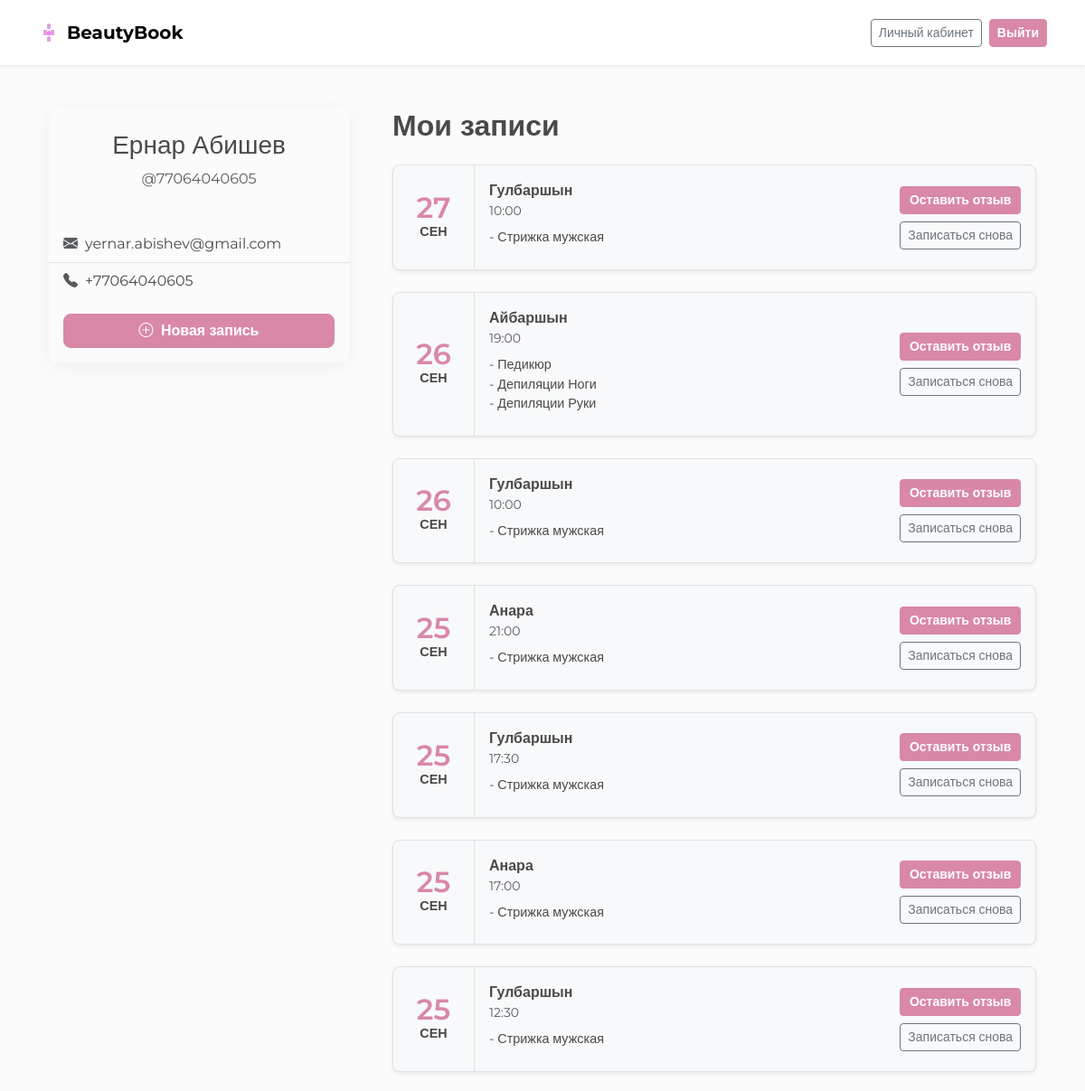
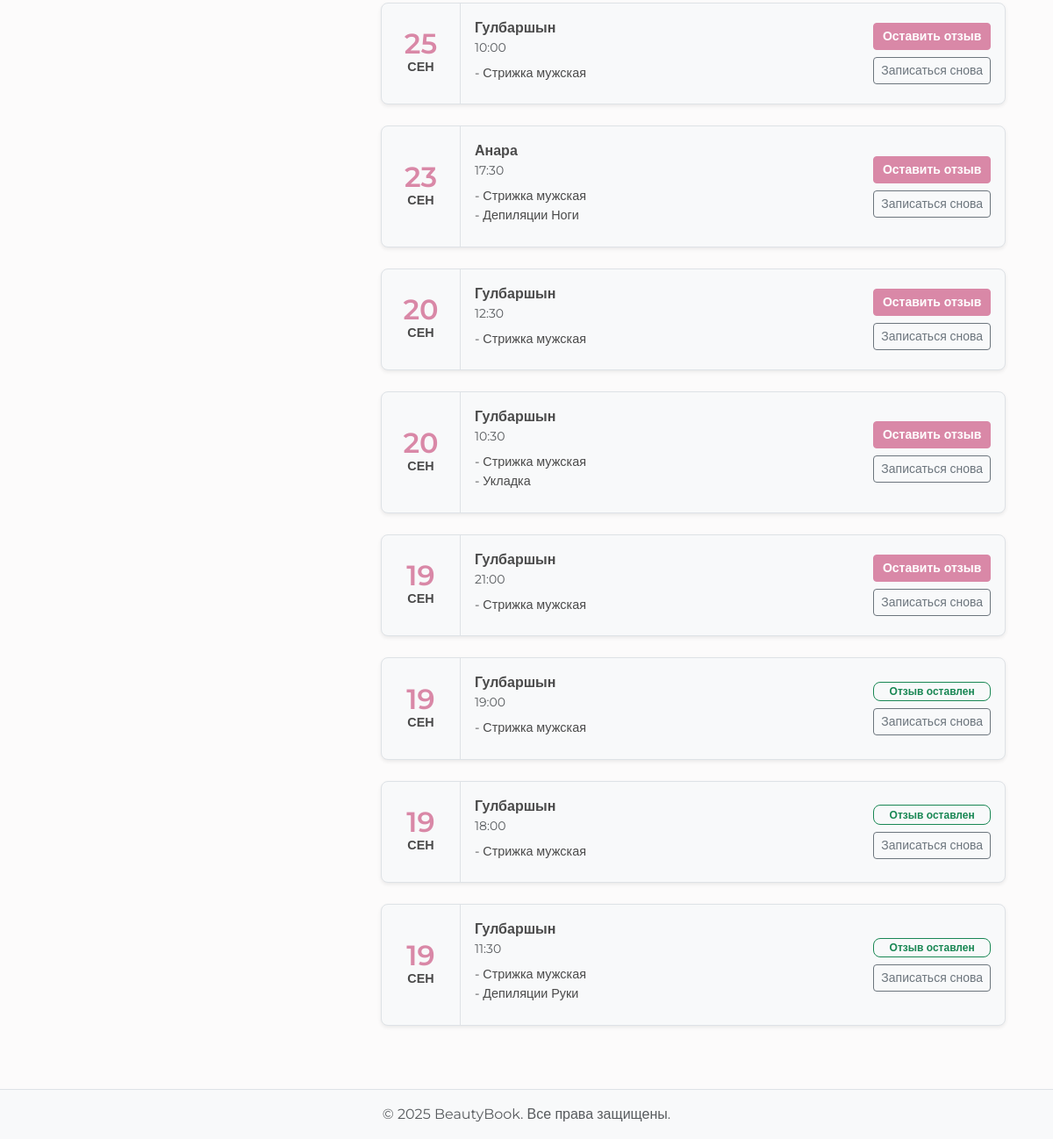
/accounts/profile/ (signed in), run on the app's committed database (2 pictures, top to bottom).
### users/models.py (models this page shows, shortened)
class CustomUser(AbstractUser):
    phone_number = models.CharField("Телефон", max_length=20, blank=True, null=True)

class MasterProfile(models.Model):
    user = models.OneToOneField(CustomUser, on_delete=models.CASCADE, limit_choices_to={'is_staff': True})
    photo = models.ImageField(upload_to='masters_photos/', null=True, blank=True, default='masters_photos/default.png')
    bio = models.TextField(blank=True, null=True)
    services = models.ManyToManyField('booking.Service', related_name='masters')

### booking/models.py (models this page shows, shortened)
class Appointment(models.Model):
    client = models.ForeignKey(
        settings.AUTH_USER_MODEL,
        on_delete=models.SET_NULL,
        related_name='appointments',
        null=True, blank=True
    )
    anonymous_name = models.CharField(max_length=100, null=True, blank=True)
    anonymous_phone = models.CharField(max_length=20, null=True, blank=True)
    master = models.ForeignKey('users.MasterProfile', on_delete=models.CASCADE, related_name='appointments')
    services = models.ManyToManyField(Service)
    start_time = models.DateTimeField()
    end_time = models.DateTimeField()
    total_price = models.DecimalField(max_digits=10, decimal_places=2)
    total_duration = models.DurationField()

class Service(models.Model):
    name = models.CharField(max_length=100)
    price = models.DecimalField(max_digits=10, decimal_places=2)
    duration = models.DurationField()

### users/views.py (the view)
# urls.py: path('profile/', views.profile_view, name='profile'),
@login_required
def profile_view(request):
    user = request.user
    template_name = 'home.html'
    context = {'now': timezone.now()}
    if hasattr(user, 'masterprofile'):
        template_name = 'profile/master_profile.html'
        context['upcoming_appointments'] = user.masterprofile.appointments.filter(
            start_time__gte=context['now']).order_by('start_time')
    else:
        template_name = 'profile/client_profile.html'
        context['appointments'] = user.appointments.order_by('-start_time')
    return render(request, template_name, context)

### templates/profile/client_profile.html (shortened to what this page needs)
{% extends 'base.html' %}
{% load django_bootstrap5 %}
{% block content %}
<div class="container py-5">
    <div class="row g-4 g-lg-5">
        <div class="col-lg-4">
            <div class="card profile-card">
                <div class="card-body text-center p-4">
                    <h3 class="card-title">{{ user.get_full_name|default:user.username }}</h4>
                    <p class="text-muted">@{{ user.username }}</p>
                </div>
                <ul class="list-group list-group-flush">
                    <li class="list-group-item"><i class="bi bi-envelope-fill me-2 text-muted"></i>{{ user.email }}</li>
                    <li class="list-group-item"><i class="bi bi-telephone-fill me-2 text-muted"></i>{{ user.phone_number|default:"Не указан" }}</li>
                </ul>
                <div class="card-body">
                    <div class="d-grid">
                        <a href="{% url 'booking:service_selection' %}" class="btn btn-primary">
                            <i class="bi bi-plus-circle me-1"></i> Новая запись
                        </a>
                    </div>
                </div>
            </div>
        </div>
        <div class="col-lg-8">
            <h1 class="h2 fw-bold mb-4">Мои записи</h1>
            {% if appointments %}
                {% for app in appointments %}
                <div class="appointment-card">
                    <div class="appointment-date">
                        <span class="day">{{ app.start_time|date:"d" }}</span>
                        <span class="month">{{ app.start_time|date:"M" }}</span>
                    </div>
                    <div class="appointment-details">
                        <div class="appointment-master">{{ app.master.user.get_full_name }}</div>
                        <div class="text-muted small">{{ app.start_time|date:"H:i" }}</div>
                        <div class="appointment-services mt-2">
                            <ul>
                            {% for service in app.services.all %}
                                <li>- {{ service.name }}</li>
                            {% endfor %}
                            </ul>
                        </div>
                    </div>
                    <div class="appointment-actions d-flex flex-column justify-content-center">
                        {% if app.start_time < now %}
                            {% if app.review %}
                                <span class="badge bg-light text-success border border-success mb-2">Отзыв оставлен</span>
                            {% else %}
                                <a href="{% url 'booking:add_review' app.id %}" class="btn btn-primary btn-sm mb-2">Оставить отзыв</a>
                            {% endif %}
                            <a href="{% url 'booking:calendar' app.master.id %}?{% for service in app.services.all %}services={{ service.id }}{% if not forloop.last %}&{% endif %}{% endfor %}" class="btn btn-outline-secondary btn-sm">
                                Записаться снова
                            </a>
                        {% else %}
                            <span class="badge bg-info">Предстоит</span>
                        {% endif %}
                    </div>
                </div>
                {% endfor %}
            {% else %}
                <div class="text-center p-5 border rounded-3">
                    <p class="lead text-muted">У вас еще нет записей.</p>
                </div>
            {% endif %}
        </div>
    </div>
</div>
{% endblock %}

### static/css/custom_theme.css (style rules this page uses)
:root { --bs-primary: #D988A7; --bs-primary-rgb: 217, 136, 167; --bs-secondary: #f0e6e6; --bs-body-bg: #FCFBFB; --bs-body-color: #4a4a4a; --bs-font-sans-serif: 'Montserrat', sans-serif; --bs-border-radius: 0.5rem; --bs-btn-padding-y: 0.6rem; --bs-btn-padding-x: 1.2rem; }
body { font-family: var(--bs-font-sans-serif); }
.btn-primary { background-color: var(--bs-primary); border-color: var(--bs-primary); font-weight: 600; transition: all 0.2s ease-in-out; }
a { color: var(--bs-primary); }
.card { border: none; border-radius: var(--bs-border-radius); box-shadow: 0 4px 25px rgba(0, 0, 0, 0.05); }
.card a { text-decoration: none; }

### templates/base.html (style rules this page uses)
body { display: flex; flex-direction: column; min-height: 100vh; }

### templates/profile/client_profile.html (style rules this page uses)
.profile-card { position: sticky; top: 100px; }
.appointment-card { display: flex; border: 1px solid var(--bs-border-color); border-radius: var(--bs-border-radius); margin-bottom: 1.5rem; background-color: var(--bs-light); transition: all 0.2s ease-in-out; box-shadow: var(--bs-box-shadow-sm); }
.appointment-date { flex: 0 0 90px; text-align: center; padding: 1rem; border-right: 1px solid var(--bs-border-color); font-weight: 600; display: flex; flex-direction: column; justify-content: center; }
.appointment-date .day { font-size: 2rem; line-height: 1; color: var(--bs-primary); }
.appointment-date .month { font-size: 0.9rem; text-transform: uppercase; color: var(--bs-muted-text); }
.appointment-details { flex-grow: 1; padding: 1rem; }
.appointment-services ul { list-style-type: none; padding-left: 0; margin-bottom: 0.5rem; font-size: 0.9rem; }
.appointment-master { font-weight: 600; }
.appointment-actions { padding: 1rem; text-align: right; min-width: 150px; }

### data on the page
CustomUser: get_full_name "Ернар Абишев", username "77064040605", email "yernar.abishev@gmail.com", phone_number "+77064040605"
Appointment: start_time "27", start_time "СЕН", master.user.get_full_name "Гулбаршын", start_time "10:00", shows "Оставить отзыв"
Service: name "Стрижка мужская"
Appointment: start_time "26", start_time "СЕН", master.user.get_full_name "Айбаршын", start_time "19:00", shows "Оставить отзыв"
Service: name "Педикюр"
Service: name "Депиляции Ноги"
Service: name "Депиляции Руки"
Appointment: start_time "26", start_time "СЕН", master.user.get_full_name "Гулбаршын", start_time "10:00", shows "Оставить отзыв"
Appointment: start_time "25", start_time "СЕН", master.user.get_full_name "Анара", start_time "21:00", shows "Оставить отзыв"
Appointment: start_time "25", start_time "СЕН", master.user.get_full_name "Гулбаршын", start_time "17:30", shows "Оставить отзыв"
Appointment: start_time "25", start_time "СЕН", master.user.get_full_name "Анара", start_time "17:00", shows "Оставить отзыв"
Appointment: start_time "25", start_time "СЕН", master.user.get_full_name "Гулбаршын", start_time "12:30", shows "Оставить отзыв"
Appointment: start_time "25", start_time "СЕН", master.user.get_full_name "Гулбаршын", start_time "10:00", shows "Оставить отзыв"
Appointment: start_time "23", start_time "СЕН", master.user.get_full_name "Анара", start_time "17:30", shows "Оставить отзыв"
Appointment: start_time "20", start_time "СЕН", master.user.get_full_name "Гулбаршын", start_time "12:30", shows "Оставить отзыв"
Appointment: start_time "20", start_time "СЕН", master.user.get_full_name "Гулбаршын", start_time "10:30", shows "Оставить отзыв"
Service: name "Укладка"
Appointment: start_time "19", start_time "СЕН", master.user.get_full_name "Гулбаршын", start_time "21:00", shows "Оставить отзыв"
Appointment: start_time "19", start_time "СЕН", master.user.get_full_name "Гулбаршын", start_time "19:00", shows "Отзыв оставлен"
Appointment: start_time "19", start_time "СЕН", master.user.get_full_name "Гулбаршын", start_time "18:00", shows "Отзыв оставлен"
Appointment: start_time "19", start_time "СЕН", master.user.get_full_name "Гулбаршын", start_time "11:30", shows "Отзыв оставлен"
